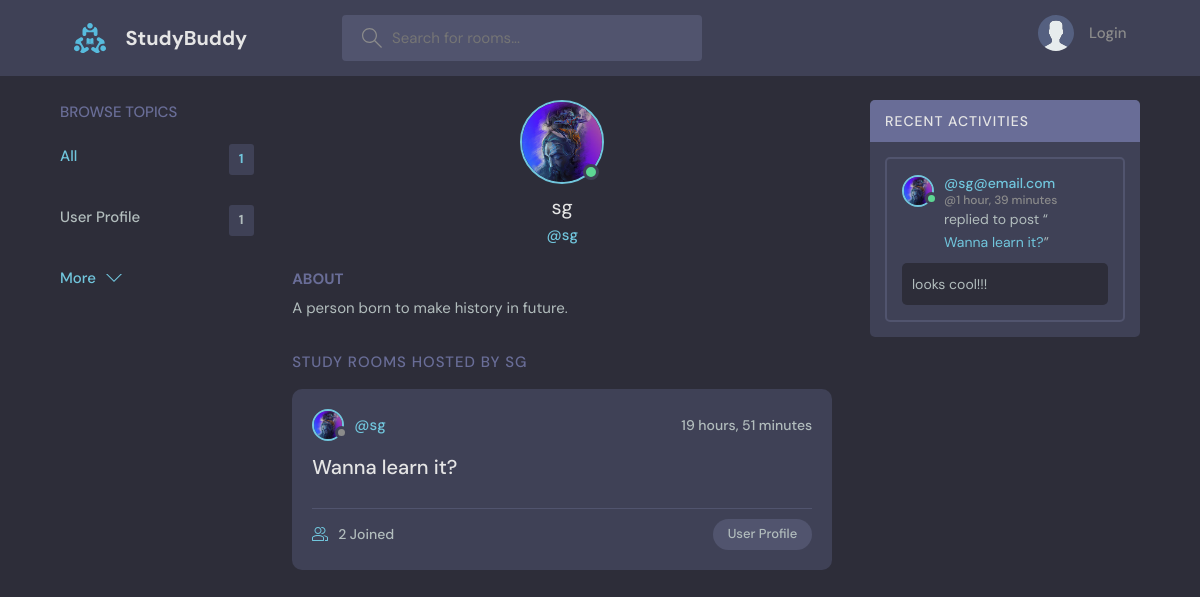
Page /profile/1/ on the committed database.
### base/models.py (models this page shows, shortened)
class Topic(models.Model):
    name = models.CharField(max_length=200)

class User(AbstractUser):
    name=models.CharField(max_length=200,null=True)
    email=models.EmailField(unique=True,null=True)
    bio=models.TextField(null=True)
    avatar=models.ImageField(null=True,default="avatar.svg")
    USERNAME_FIELD='email'
    REQUIRED_FIELDS=[]

class Room(models.Model):
    host = models.ForeignKey(User, on_delete=models.SET_NULL, null = True)
    topic = models.ForeignKey(Topic, on_delete=models.SET_NULL, null=True)
    name=models.CharField(max_length=200)
    participants=models.ManyToManyField(User, related_name='participants',blank=True)
    description=models.TextField(blank=True,null=True)
    updated = models.DateTimeField(auto_now=True)
    created=models.DateField(auto_now_add=True)
    class Meta:
        ordering=['-updated','-created']
    def __str__(self):
        return self.name

class Message(models.Model):
    user = models.ForeignKey(User, on_delete = models.CASCADE)
    room = models.ForeignKey(Room, on_delete=models.CASCADE)
    body = models.TextField()
    updated = models.DateTimeField(auto_now=True)
    created = models.DateTimeField(auto_now_add=True)
    class Meta:
        ordering=['-updated','-created']

### base/views.py (the view)
# urls.py: path("profile/<str:pk>/",views.userProfile,name='user-profile'),
def userProfile(request,pk):
    user=User.objects.get(id=pk)
    rooms=user.room_set.all()
    room_messages=user.message_set.all()
    topics=Topic.objects.all()
    context={'user':user,'rooms':rooms,'room_messages':room_messages,'topics':topics}
    return render(request,'base/profile.html',context)

### base/templates/base/profile.html (shortened to what this page needs)
{% extends 'main.html' %}
{% block content %}
  <main class="profile-page layout layout--3">
    <div class="container">
        {% include 'base/topics_component.html' %}
      <div class="roomList">
        <div class="profile">
          <div class="profile__avatar">
            <div class="avatar avatar--large active">
              <img src="{{user.avatar.url}}" />
            </div>
          </div>
          <div class="profile__info">
            <h3>{{user.username}}</h3>
            <p>@{{user.username}}</p>
          </div>
          <div class="profile__about">
            <h3>About</h3>
            <p>
              {{user.bio}}
            </p>
          </div>
        </div>
        <div class="roomList__header">
          <div>
            <h2>Study Rooms Hosted by {{user.username}}</a>
            </h2>
          </div>
        </div>
        {% include 'base/feed_component.html' %}
      </div>
      {% include 'base/activity_component.html' %}
    </div>
  </main>
  {% endblock content %}

### base/templates/base/topics_component.html
<div class="topics">
  <div class="topics__header">
    <h2>Browse Topics</h2>
  </div>
  <ul class="topics__list">
    <li>
      <a href="{% url 'home' %}" class="active">All <span>{{topics.count}}</span></a>
    </li>
    {% for topic in topics %}
    <li>
      <a href="{% url 'home' %}?q={{topic.name}}">{{topic.name}} <span>{{topic.room_set.all.count}}</span></a>
    </li>
    {% endfor %}
  </ul>
  <a class="btn btn--link" href="{% url 'topics' %}">
    More
    <svg version="1.1" xmlns="http://www.w3.org/2000/svg" width="32" height="32" viewBox="0 0 32 32">
      <title>chevron-down</title>
      <path d="M16 21l-13-13h-3l16 16 16-16h-3l-13 13z"></path>
    </svg>
  </a>
</div>

### base/templates/base/feed_component.html (shortened to what this page needs)
{% for room in rooms %}
<div class="roomListRoom">
  <div class="roomListRoom__header">
    <a href="{% url 'user-profile' room.host.id %}" class="roomListRoom__author">
      <div class="avatar avatar--small">
        <img src="{{room.host.avatar.url}}" />
      </div>
      <span>@{{room.host.username}}</span>
    </a>
    <div class="roomListRoom__actions">
      <span>{{room.created|timesince }}</span>
    </div>
  </div>
  <div class="roomListRoom__content">
    <a href="{% url 'room' room.id %}">{{room.name}}</a>
  </div>
  <div class="roomListRoom__meta">
    <a href="{% url 'room' room.id %}" class="roomListRoom__joined">
      {{room.participants.all.count}} Joined
    </a>
    <p class="roomListRoom__topic">{{room.topic.name}}</p>
  </div>
</div>
{% endfor %}

### base/templates/base/activity_component.html (shortened to what this page needs)
<div class="activities">
  <div class="activities__header">
    <h2>Recent Activities</h2>
  </div>
  {% for message in room_messages %}
  <div class="activities__box">
    <div class="activities__boxHeader roomListRoom__header">
      <a href="{% url 'user-profile' message.user.id %}" class="roomListRoom__author">
        <div class="avatar avatar--small active">
          <img src="{{message.user.avatar.url}}" />
        </div>
        <p>
          @{{message.user}}
          <span>@{{message.created|timesince}}</span>
        </p>
      </a>
    </div>
    <div class="activities__boxContent">
      <p>replied to post “<a href="{% url 'room' message.room.id %}">{{message.room}}</a>”</p>
      <div class="activities__boxRoomContent">
        {{message.body}}
      </div>
    </div>
  </div>
  {% endfor %}
</div>

### rows in the picture
Topic: name "User Profile", room_set.all.count "1"
User: avatar (picture), username "sg", bio "A person born to make history in future.", username "SG"
Room: host.avatar (picture), host.username "sg", created "19 hours, 51 minutes", name "Wanna learn it?", participants.all.count "2", topic.name "User Profile"
Message: user.avatar (picture), user "sg@email.com", created "1 hour, 39 minutes", room "Wanna learn it?", body "looks cool!!!"

### other values in the picture
{{ topics.count }} "1"
